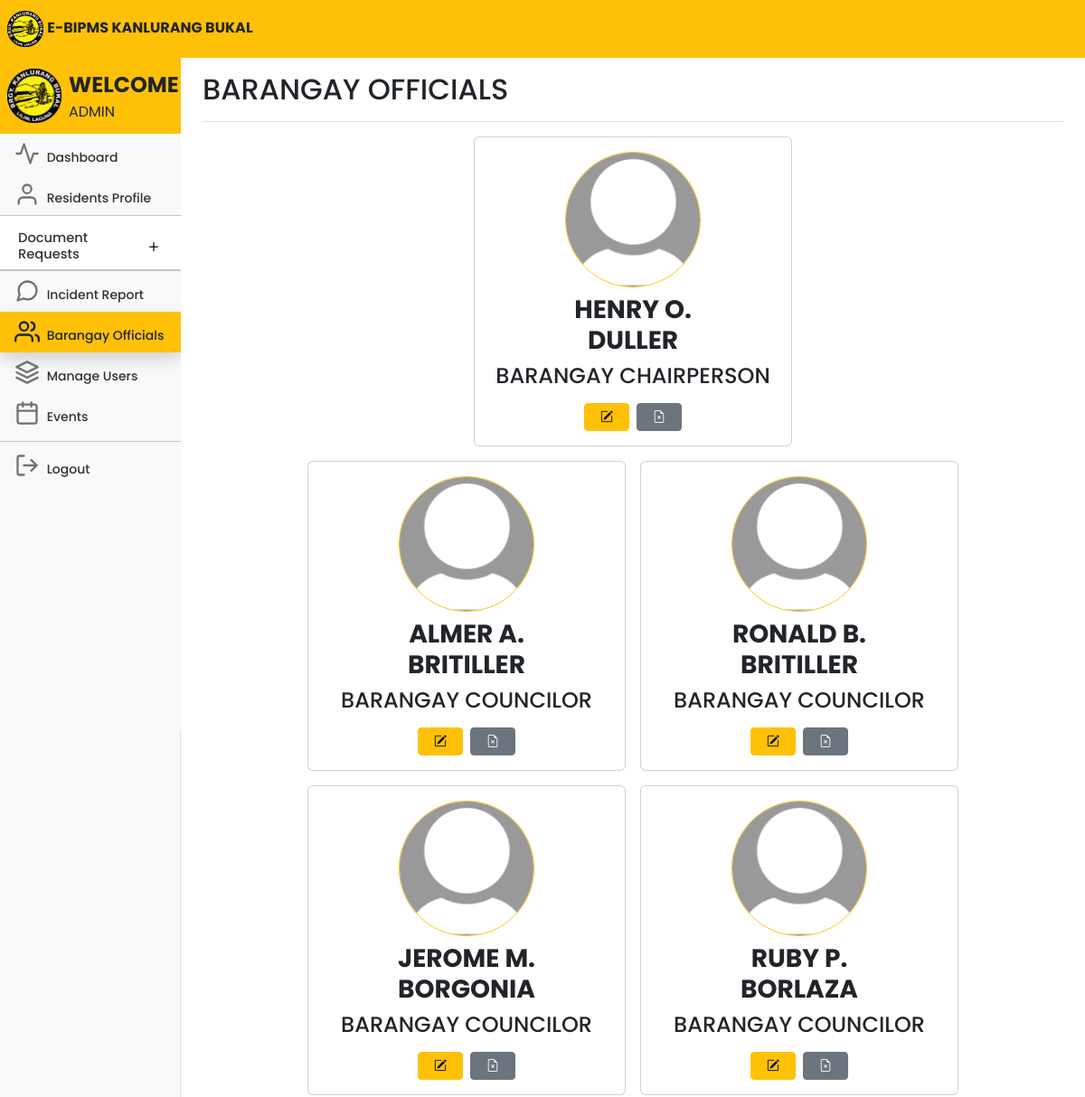
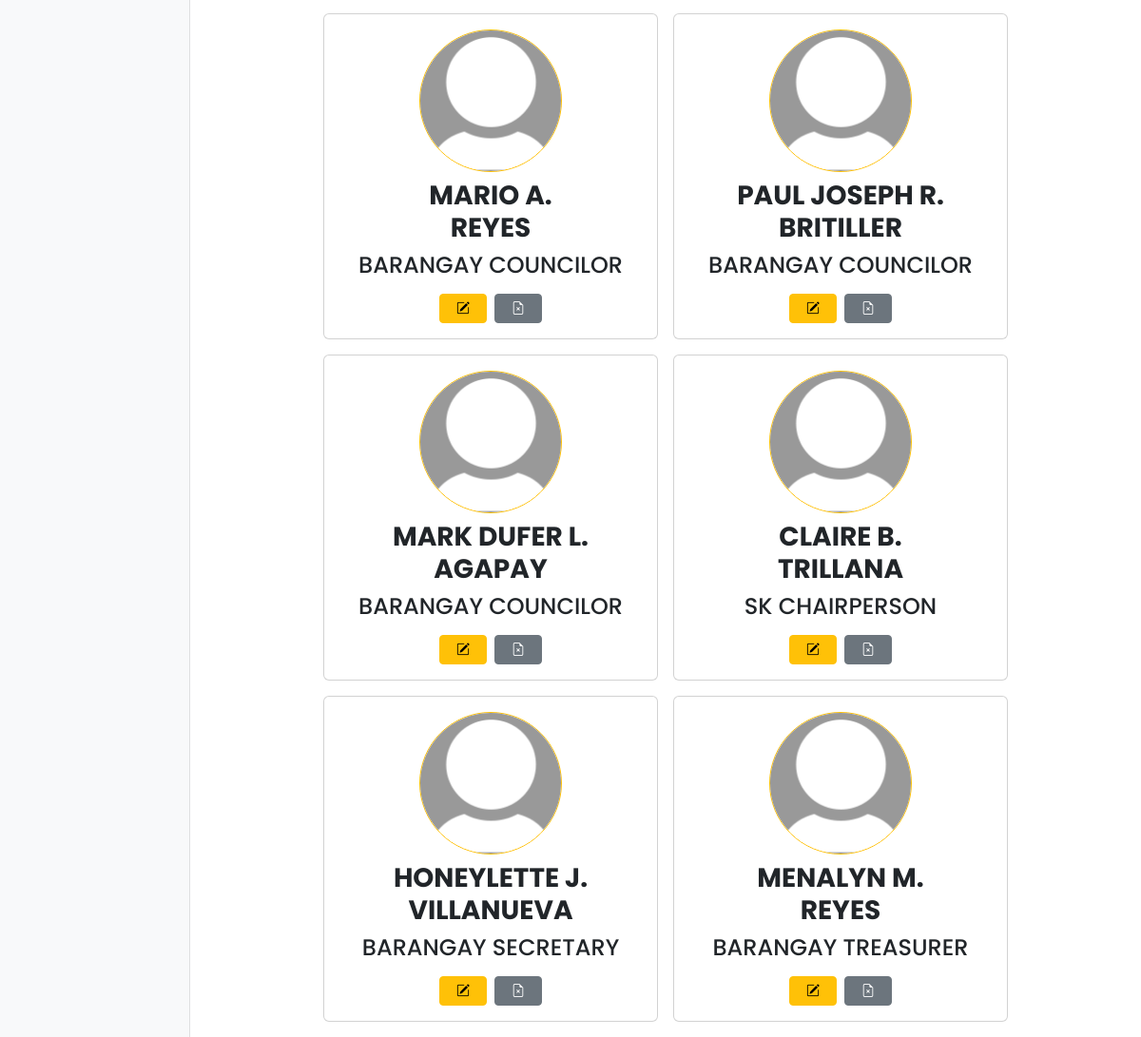
Screenshot of /adminofficials.php (signed in) with the database file from the repository (2 pictures, top to bottom).
### tables this page shows
CREATE TABLE `officials` (
  `id` int(11) NOT NULL,
  `firstName` varchar(255) NOT NULL,
  `middleName` varchar(255) DEFAULT NULL,
  `lastName` varchar(255) NOT NULL,
  `position` varchar(255) NOT NULL,
  `committee` varchar(100) NOT NULL,
  `termStartYear` int(11) NOT NULL,
  `termEndYear` int(11) NOT NULL,
  `type` enum('Barangay','SK') NOT NULL,
  `picture` varchar(255) NOT NULL
);

### adminofficials.php (the view, shortened to what this page needs)
<!DOCTYPE html>
<html lang="en">
<head>
	<link rel="stylesheet" href="https://cdn.jsdelivr.net/npm/bootstrap-icons@1.10.5/font/bootstrap-icons.css">
	<link href="css/bootstrap.min.css" rel="stylesheet">
	<link rel="stylesheet" href="css/style.css">
	<link href="dashboard.css" rel="stylesheet">
</head>
<body>
	<header class="navbar navbar-light sticky-top bg-warning flex-md-nowrap p-0 ">
		<a class="navbar-brand px-2 fs-6 text-dark">
			<img src="kanlurangbukal.png" width="40">
			<b>E-BIPMS KANLURANG BUKAL</b></a>
	</header>
	<div class="container-fluid">
		<div class="row">
			<nav id="sidebarMenu" class="col-md-3 col-lg-2 d-md-block bg-body-tertiary sidebar collapse">
				<div class="position-sticky pt-2 mt-2 sidebar-sticky bg-light">
					<ul class="nav flex-column">
						<a class="navbar-brand px-2 fs-6 bg-warning">
							<img class="float-start" src="kanlurangbukal.png" width="60">
							<span class="fs-4 px-2 text-dark"><b>WELCOME</b></span>
							<br>
							<span class="fs-6 px-2 text-dark" style="text-transform: uppercase;">
								<?php echo $_SESSION['user'] ?>
							</span>
						</a>
						<li class="nav-item fs-7">
							<a class="nav-link" aria-current="page" href="adminhome.php">
								<span data-feather="activity" class="align-text-bottom feather-48"></span>
								Dashboard
							</a>
						</li>
						<li class="nav-item fs-7">
							<a class="nav-link" href="adminresidents.php">
								<span data-feather="user" class="align-text-bottom feather-48"></span>
								Residents Profile
							</a>
						</li>
						<li class="nav-item fs-7">
							<div class="accordion accordion-flush" id="accordionFlushExample">
								<div class="accordion-item">
									<h2 class="accordion-header fs-7">
										<button class="accordion-button collapsed fs-7 pb-2 nav-link"
											style="font-size:11pt;" type="button" data-bs-toggle="collapse"
											data-bs-target="#flush-collapseOne" aria-expanded="false"
											aria-controls="flush-collapseOne">
											Document Requests
										</button>
									</h2>
									<hr class="mt-0 mb-0">
								</div>
						</li>
						<hr class="mt-0 mb-0">
						<li class="nav-item fs-7">
							<a class="nav-link" href="adminincidentreport">
								<span data-feather="message-circle" class="align-text-bottom feather-48"></span>
								Incident Report
							</a>
						</li>
						<li class="nav-item fs-7">
							<a class="nav-link text-dark bg-warning active shadow">
								<span data-feather="users" class="align-text-bottom feather-48"></span>
								Barangay Officials
							</a>
						</li>
						<li class="nav-item fs-7">
							<a class="nav-link" href="adminusers.php">
								<span data-feather="layers" class="align-text-bottom feather-48"></span>
								Manage Users
							</a>
						</li>
						<li class="nav-item fs-7">
							<a class="nav-link" href="adminevents.php">
								<span data-feather="calendar" class="align-text-bottom feather-48"></span>
								Events
							</a>
						</li>
						<hr class="mt-2 mb-1">
						<li class="nav-item fs-7">
							<a class="nav-link" href="adminlogout.php">
								<span data-feather="log-out" class="align-text-bottom feather-48"></span>
								Logout
							</a>
						</li>
					</ul>
				</div>
			</nav>
			<main class="col-md-9 ms-sm-auto col-lg-10 px-md-4">
				<div
					class="d-flex justify-content-between flex-wrap flex-md-nowrap align-items-center pt-3 pb-2 mb-3 border-bottom">
					<h1 class="h2">BARANGAY OFFICIALS</h1>
				</div>
				<div class="d-flex flex-wrap mb-3 row g-3 justify-content-center">
					<?php
					include 'conn.php';
					$query = "SELECT * FROM officials WHERE position='Barangay Chairperson'";
					$query_run = mysqli_query($conn, $query);
					while ($items = mysqli_fetch_array($query_run)) {
						if ($items['picture']) {
							$picture = $items['picture'];
						} else {
							$picture = 'default-profile-pic.jpg';
						}
						echo '<div class="col-auto">';
						echo '<div class="card" style="width: 22rem;">';
						echo '<div class="card-body">';
						echo '<div class="col text-center">';
						if (!empty($picture)) {
							echo '<img class="rounded-circle border border-warning mb-2" src="' . $picture . '" alt="Profile Picture" width="150">';
						} else {
							echo '<img class="rounded-circle border border-warning mb-2" src="default-profile-pic.jpg" alt="Profile Picture" width="150">';
						}
						$id = $items['id'];
						echo '</div>';
						echo '<h3 class="text-center" style="text-transform: uppercase;">' . '<strong>' . $items['firstName'] . ' ' . $items['middleName'] . '<br>' . $items['lastName'] . '</strong>' . '</h3>';
						echo '<h4 class="text-center mt-0" style="text-transform: uppercase;">' . $items['position'] . '</h4>';
						echo '<div class="text-center mt-3">';
						echo '<button class="btn btn-warning btn-sm me-2 edit-btn" style="width: 50px;" data-id="' . $items['id'] . '" data-bs-toggle="modal" data-bs-target="#editModal"><i class="bi bi-pencil-square"></i></button>';
						echo '<a href="delete_official_picture.php?id=' . $id . '" class="btn btn-secondary btn-sm edit-btn" style="width: 50px;"><i class="bi bi-file-earmark-x"></i></a>';
						echo '</div>';
						echo '</div>';
						echo '</div>';
						echo '</div>';
					}
					?>
				</div>
				<div class="d-flex flex-wrap mb-3 row g-3 justify-content-center">
					<?php
					include 'conn.php';
					$query = "SELECT * FROM officials WHERE position='Barangay Councilor' or position='SK Chairperson'";
					$query_run = mysqli_query($conn, $query);
					while ($items = mysqli_fetch_array($query_run)) {
						if ($items['picture']) {
							$picture = $items['picture'];
						} else {
							$picture = 'default-profile-pic.jpg';
						}
						echo '<div class="col-auto">';
						echo '<div class="card" style="width: 22rem;">';
						echo '<div class="card-body">';
						echo '<div class="col text-center">';
						if (!empty($picture)) {
							echo '<img class="rounded-circle border border-warning mb-2" src="' . $picture . '" alt="Profile Picture" width="150">';
						} else {
							echo '<img class="rounded-circle border border-warning mb-2" src="default-profile-pic.jpg" alt="Profile Picture" width="150">';
						}
						echo '</div>';
						$id = $items['id'];
						echo '<h3 class="text-center" style="text-transform: uppercase;">' . '<strong>' . $items['firstName'] . ' ' . $items['middleName'] . '<br>' . $items['lastName'] . '</strong>' . '</h3>';
						echo '<h4 class="text-center mt-0" style="text-transform: uppercase;">' . $items['position'] . '</h4>';
						echo '<div class="text-center mt-3">';
						echo '<button class="btn btn-warning btn-sm me-2 edit-btn" style="width: 50px;" data-id="' . $items['id'] . '" data-bs-toggle="modal" data-bs-target="#editModal"><i class="bi bi-pencil-square"></i></button>';
						echo '<a href="delete_official_picture.php?id=' . $id . '" class="btn btn-secondary btn-sm edit-btn" style="width: 50px;"><i class="bi bi-file-earmark-x"></i></a>';
						echo '</div>';
						echo '</div>';
						echo '</div>';
						echo '</div>';
					}
					?>
				</div>
				<div class="d-flex flex-wrap mb-3 row g-3 justify-content-center">
					<?php
					include 'conn.php';
					$query = "SELECT * FROM officials WHERE position='Barangay Treasurer' OR position='Barangay Secretary'";
					$query_run = mysqli_query($conn, $query);
					while ($items = mysqli_fetch_array($query_run)) {
						if ($items['picture']) {
							$picture = $items['picture'];
						} else {
							$picture = 'default-profile-pic.jpg';
						}
						echo '<div class="col-auto">';
						echo '<div class="card" style="width: 22rem;">';
						echo '<div class="card-body">';
						echo '<div class="col text-center">';
						if (!empty($picture)) {
							echo '<img class="rounded-circle border border-warning mb-2" src="' . $picture . '" alt="Profile Picture" width="150">';
						} else {
							echo '<img class="rounded-circle border border-warning mb-2" src="default-profile-pic.jpg" alt="Profile Picture" width="150">';
						}
						echo '</div>';
						$id = $items['id'];
						echo '<h3 class="text-center" style="text-transform: uppercase;">' . '<strong>' . $items['firstName'] . ' ' . $items['middleName'] . '<br>' . $items['lastName'] . '</strong>' . '</h3>';
						echo '<h4 class="text-center mt-0" style="text-transform: uppercase;">' . $items['position'] . '</h4>';
						echo '<div class="text-center mt-3">';
						echo '<button class="btn btn-warning btn-sm me-2 edit-btn" style="width: 50px;" data-id="' . $items['id'] . '" data-bs-toggle="modal" data-bs-target="#editModal"><i class="bi bi-pencil-square"></i></button>';
						echo '<a href="delete_official_picture.php?id=' . $id . '" class="btn btn-secondary btn-sm edit-btn" style="width: 50px;"><i class="bi bi-file-earmark-x"></i></a>';
						echo '</div>';
						echo '</div>';
						echo '</div>';
						echo '</div>';
					}
					?>
				</div>
			</main>
		</div>
	</div>
</body>
</html>

### css/style.css (style rules this page uses)
* { margin: 0; padding: 0; font-size: 10; font-family: 'Poppins', sans-serif; scroll-behavior: smooth; }

### dashboard.css (style rules this page uses)
body { font-size: .875rem; }
.feather { width: 16px; height: 16px; }
.sidebar { position: fixed; top: 0; bottom: 0; left: 0; z-index: 100; padding: 48px 0 0; box-shadow: inset -1px 0 0 rgba(0, 0, 0, .1); }
.sidebar-sticky { height: calc(100vh - 48px); overflow-x: hidden; overflow-y: auto; }
.sidebar .nav-link { font-weight: 500; color: #333; }
.sidebar .nav-link .feather { margin-right: 4px; color: #727272; }
.sidebar .nav-link.active { color: #2470dc; }
.sidebar .nav-link:hover .feather, .sidebar .nav-link.active .feather { color: inherit; }
.navbar-brand { padding-top: .75rem; padding-bottom: .75rem; }
.feather-48 { width: 28px; height: 28px; }

### adminofficials.php (style rules this page uses)
.accordion { --bs-accordion-active-bg: #ffc107; --bs-accordion-active-color: #212529; --bs-accordion-btn-focus-box-shadow: none; }
.accordion-button::after { transition: all 0.5s; }

### rows the page displays
officials: firstName "HENRY", middleName "O.", lastName "DULLER", position "BARANGAY CHAIRPERSON"
officials: firstName "ALMER", middleName "A.", lastName "BRITILLER", position "BARANGAY COUNCILOR"
officials: firstName "RONALD", middleName "B.", lastName "BRITILLER", position "BARANGAY COUNCILOR"
officials: firstName "JEROME", middleName "M.", lastName "BORGONIA", position "BARANGAY COUNCILOR"
officials: firstName "RUBY", middleName "P.", lastName "BORLAZA", position "BARANGAY COUNCILOR", $items['id'] 5 (drawn), $id 5 (drawn)
officials: firstName "MARIO", middleName "A.", lastName "REYES", position "BARANGAY COUNCILOR"
officials: firstName "PAUL JOSEPH", middleName "R.", lastName "BRITILLER", position "BARANGAY COUNCILOR"
officials: firstName "MARK DUFER", middleName "L.", lastName "AGAPAY", position "BARANGAY COUNCILOR"
officials: firstName "CLAIRE", middleName "B.", lastName "TRILLANA", position "SK CHAIRPERSON"
officials: firstName "HONEYLETTE", middleName "J.", lastName "VILLANUEVA", position "BARANGAY SECRETARY"
officials: firstName "MENALYN", middleName "M.", lastName "REYES", position "BARANGAY TREASURER"

### other values shown
$_SESSION['user'] "ADMIN"
